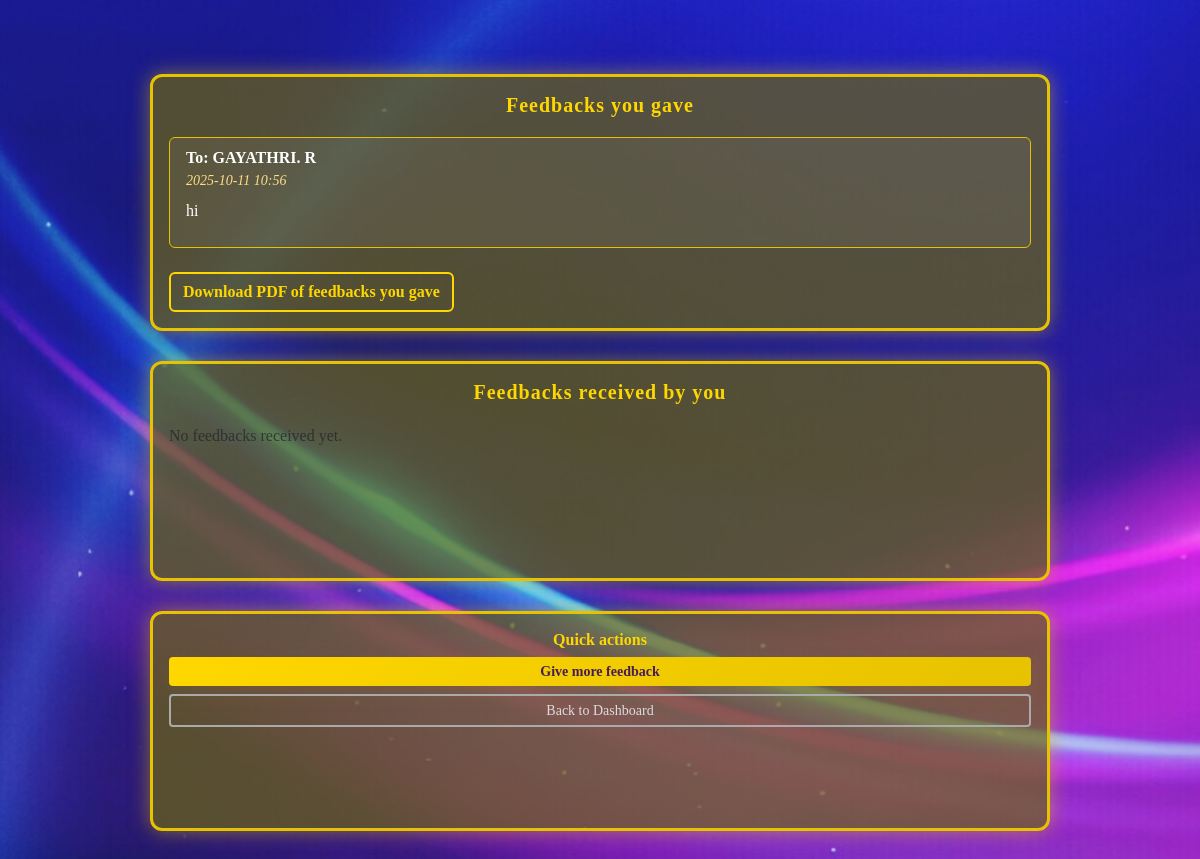
Page /view-feedback (signed in) on the committed database.
### app.py (models this page shows, shortened)
class Feedback(db.Model):
    id = db.Column(db.Integer, primary_key=True)
    sender_id = db.Column(db.Integer, db.ForeignKey('user.id'), nullable=False)
    recipient_id = db.Column(db.Integer, db.ForeignKey('user.id'), nullable=False)
    content = db.Column(db.Text, nullable=False)
    visible = db.Column(db.Boolean, default=True)
    created_at = db.Column(db.DateTime, default=datetime.utcnow)
    sender = db.relationship('User', foreign_keys=[sender_id], backref='given_feedbacks')
    recipient = db.relationship('User', foreign_keys=[recipient_id], backref='received_feedbacks')

class User(db.Model):
    id = db.Column(db.Integer, primary_key=True)
    name = db.Column(db.String(200), nullable=False)
    email = db.Column(db.String(200), unique=True, nullable=False)
    password_hash = db.Column(db.String(200), nullable=True)
    created_at = db.Column(db.DateTime, default=datetime.utcnow)

### app.py (the view)
@app.route('/view-feedback')
def view_feedback():
    user = current_user()
    if not user:
        return redirect(url_for('login'))
    given = Feedback.query.filter_by(sender_id=user.id).order_by(Feedback.created_at.desc()).all()
    received = Feedback.query.filter_by(recipient_id=user.id).order_by(Feedback.created_at.desc()).all()
    return render_template('view_feedback.html', user=user, given=given, received=received)

### app.py (called while the page is built)
def current_user():
    uid = session.get('user_id')
    if not uid:
        return None
    return User.query.get(uid)

### templates/view_feedback.html (shortened to what this page needs)
{% extends "base.html" %}
{% block content %}
<div class="feedback-wrapper">
  <div class="card">
    <div class="card-body">
      <h5>Feedbacks you gave</h5>
      {% if given %}
        <ul class="list-group">
          {% for f in given %}
            <li class="list-group-item">
              <strong>To: {{ f.recipient.name }}</strong>
              <div class="small text-muted">{{ f.created_at.strftime('%Y-%m-%d %H:%M') }}</div>
              <p class="mt-2">{{ f.content }}</p>
            </li>
          {% endfor %}
        </ul>
        <a class="btn btn-outline-success mt-3" href="{{ url_for('download_given_pdf') }}">Download PDF of feedbacks you gave</a>
      {% else %}
        <p class="text-muted">You haven't given any feedback yet.</p>
      {% endif %}
    </div>
  </div>
  <div class="card">
    <div class="card-body">
      <h5>Feedbacks received by you</h5>
      {% if received %}
        <ul class="list-group">
          {% for f in received %}
            <li class="list-group-item">
              <strong>From: {{ f.sender.name }}</strong>
              <div class="small text-muted">{{ f.created_at.strftime('%Y-%m-%d %H:%M') }}</div>
              <p class="mt-2">{{ f.content }}</p>
            </li>
          {% endfor %}
        </ul>
        <a class="btn btn-outline-primary mt-3" href="{{ url_for('download_received_pdf') }}">Download PDF of feedbacks received</a>
      {% else %}
        <p class="text-muted">No feedbacks received yet.</p>
      {% endif %}
    </div>
  </div>
  <div class="card p-3">
    <h6>Quick actions</h6>
    <a class="btn btn-sm btn-primary w-100 mb-2" href="{{ url_for('give_feedback') }}">Give more feedback</a>
    <a class="btn btn-sm btn-outline-secondary w-100" href="{{ url_for('dashboard') }}">Back to Dashboard</a>
  </div>
</div>
{% endblock %}

### static/css/style.css (style rules this page uses)
body { background:#290c3d; color: #f3efe6; min-height: 100vh; }
.card { background: rgba(89, 1, 61, 0.03); border: 0; border-radius: 12px; }
.btn-primary { background: linear-gradient(90deg,#b88b1f,#ffd97a); border: none; color: #e7e5e5; font-weight: 600; box-shadow: 0 8px 20px rgba(184,139,31,0.12); }
.list-group-item { background: transparent; color: #f3efe6; }

### rows in the picture
Feedback: recipient.name "GAYATHRI. R", created_at "2025-10-11 10:56", content "hi"
